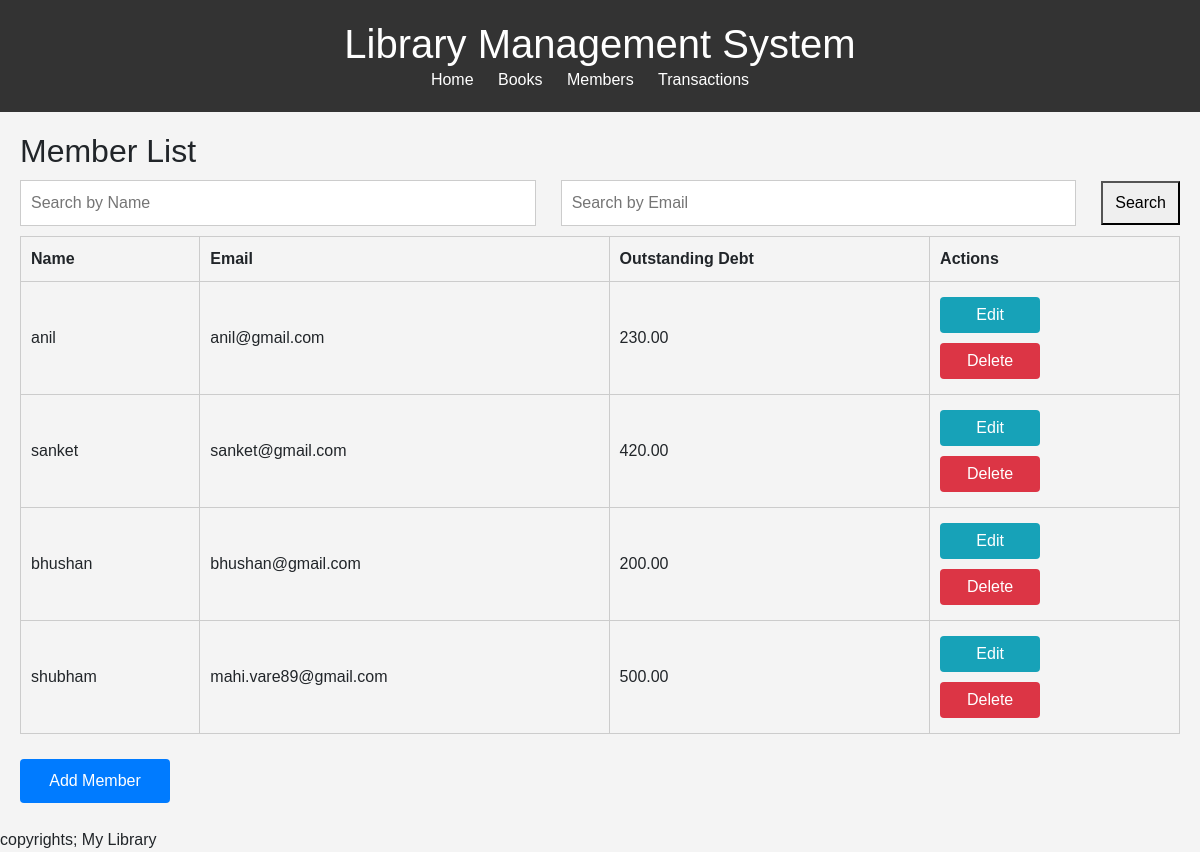
The page /members/ on the database its author committed.
### library_app/models.py (models this page shows, shortened)
class Member(models.Model):
    name = models.CharField(max_length=100)
    email = models.EmailField(unique=True)
    outstanding_debt = models.DecimalField(max_digits=8, decimal_places=2, default=0)

### library_app/views.py (the view)
# urls.py: path('members/', views.member_list, name='member_list'),
def member_list(request):
    name_query = request.GET.get('name', '')
    email_query = request.GET.get('email', '')
    members = Member.objects.all()
    if name_query:
        members = members.filter(name__icontains=name_query)
    if email_query:
        members = members.filter(email__icontains=email_query)
    context = {
        'members': members,
    }
    return render(request, 'member_list.html', context)

### templates/member_list.html (shortened to what this page needs)
{% extends 'base.html' %}
{% block content %}
  <h2>Member List</h2>
  <form method="GET" action="{% url 'member_list' %}">
    <div class="search-form">
      <input type="text" name="name" placeholder="Search by Name" value="{{ request.GET.name }}">
      <input type="text" name="email" placeholder="Search by Email" value="{{ request.GET.email }}">
      <button type="submit" class="submitbtn">Search</button>
    </div>
  </form>
  <table class="member-table">
    <thead>
      <tr>
        <th>Name</th>
        <th>Email</th>
        <th>Outstanding Debt</th>
        <th>Actions</th>
      </tr>
    </thead>
    <tbody>
      {% for member in members %}
        <tr>
          <td>{{ member.name }}</td>
          <td>{{ member.email }}</td>
          <td>{{ member.outstanding_debt }}</td>
          <td>
            <a href="{% url 'member_update' member.pk %}" class="btn btn-edit">Edit</a>
            <form method="post" action="{% url 'member_delete' member.pk %}" class="delete-form">
              <button type="submit" class="btn btn-delete">Delete</button>
            </form>
          </td>
        </tr>
      {% empty %}
        <tr>
          <td colspan="4">No members available.</td>
        </tr>
      {% endfor %}
    </tbody>
  </table>
  <a href="{% url 'member_create' %}" class="btn btn-primary addTransactionbtn">Add Member</a>
{% endblock %}

### static/css/style.css (style rules this page uses)
body, h1, h2, h3, p, ul, li { margin: 0; padding: 0; }
body { background-color: #f4f4f4; font-family: Arial, sans-serif; }
table { width: 100%; border-collapse: collapse; margin-bottom: 20px; }
table, th, td { border: 1px solid #ccc; }
th, td { padding: 10px; text-align: left; }
.btn { background-color: #333; color: #fff; text-decoration: none; border: none; cursor: pointer; width: 100px; height: auto; margin: 5px 0; }
.submitbtn, .searchbtn { padding: 8px 12px; }
.search-form { margin: 10px 0; display: flex; justify-content: space-between; align-items: center; }
.search-form input[type="text"] { margin-right: 25px !important; }
.btn-primary { background-color: #007bff; }
.btn-edit { background-color: #17a2b8; }
.btn-delete { background-color: #dc3545; }
.addTransactionbtn { padding: 10px 12px !important; width: 150px !important; }
input[type="text"], input[type="date"], input[type="email"], input[type="number"], textarea { width: 100%; padding: 10px; border: 1px solid #ccc; }

### rows shown on the page
Member: name "anil", email "anil@gmail.com", outstanding_debt "230.00"
Member: name "sanket", email "sanket@gmail.com", outstanding_debt "420.00"
Member: name "bhushan", email "bhushan@gmail.com", outstanding_debt "200.00"
Member: name "shubham", email "mahi.vare89@gmail.com", outstanding_debt "500.00"
